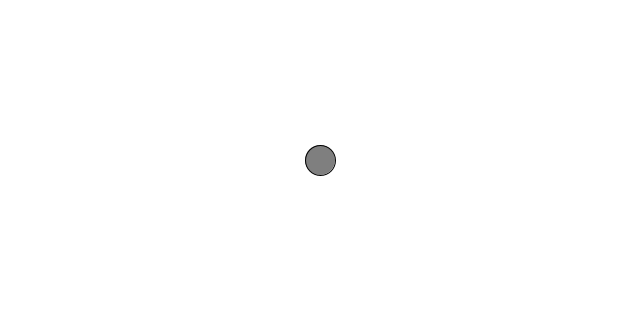
Frame 1 (no input)
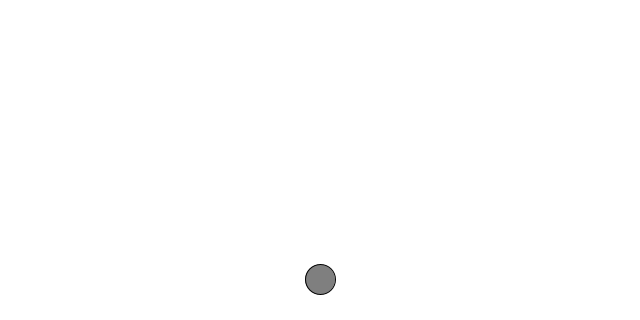
Frame 60 (the mouse pressed at the canvas centre just before this capture)
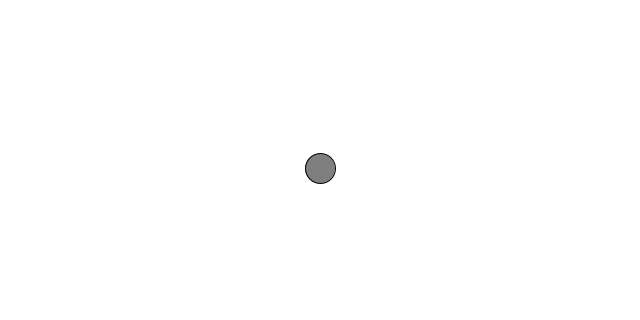
Frame 120 (the mouse held since frame 60 and released just before this capture)

The Processing sketch that drew these frames (run headless with seeded random() and noise(); from frame 60 on, the mouse is pressed at the canvas centre):

// Processing sketch: fuerzas
// ── fuerzas.pde
public Circle c;

void setup(){
  size(640, 320);
  c = new Circle();
}

void draw(){
  background(255);
  
  PVector force = new PVector(0, 0.1);
  c.applyForce(force);
  
  c.display();
  c.update();
  c.checkEdges();
}

// ── Circle.pde
public class Circle {

  PVector location;
  PVector velocity;
  PVector acceleration;

  public Circle() {
    this.location = new PVector(width/2, height/2);
    this.velocity = new PVector(0, 0);
    this.acceleration = new PVector(0, 0);
  }

  public void applyForce(PVector force) {
    this.acceleration.add(force);
  }

  public void update() {
    this.velocity.add(this.acceleration);
    this.location.add(this.velocity);
    //this.velocity.limit(5);
    this.acceleration.mult(0);
  }

  public void display() {
    stroke(0);
    fill(127);
    ellipse(this.location.x, this.location.y, 30, 30);
  }

  public void checkEdges() {
    if (this.location.x >= (width-15)) {
      this.velocity.x *= -1;
      this.location.x = width-15;
    } else if (this.location.x < 15) {
      this.velocity.x *= -1;
      this.location.x = 15;
    }

    if (this.location.y >= (height-15)) {
      this.velocity.y *= -1;
      this.location.y = height-15;
    }
  }
}
